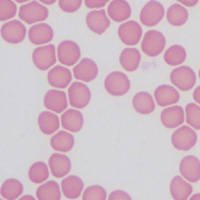
#> input picture blood.jpg, 200 x 200 px
$ jupyter execute --allow-errors 'スパースモデリング.ipynb'   (shell and % lines are left out)   (older library calls are emulated)
#> lines starting #> are read from the running program, lines starting #| are printed output that depends on the picture
[cell 1]
import cv2
import numpy as np
import os
import glob
import pandas as pd
import matplotlib.pyplot as plt
import seaborn as sns
from PIL import Image
import numpy as np
import random
custom_style = {'axes.labelcolor': 'white',
                'xtick.color': 'white',
                'ytick.color': 'white'}
sns.set_style("dark", rc=custom_style)
plt.style.use('dark_background')

[cell 2]
def addNoise(img, dB=10):
    mu = np.mean(img)
    sigma = np.std(img)
    noise= 10**(-dB/20)*np.reshape([random.gauss(mu, sigma) for i in range(np.size(img))], np.shape(img))
    img_noise = img + noise
    img_noise = (img_noise - img_noise.min()) / (img_noise.max() - img_noise.min()) * 255
    img_noise = np.round(img_noise).astype(np.float32)

    return img_noise

[cell 3]
img = cv2.imread("./blood.jpg")
#> img is the input picture: shape (200, 200, 3); mean B, G, R 197.4, 184, 209.2
img_gray = cv2.cvtColor(img, cv2.COLOR_BGR2GRAY)
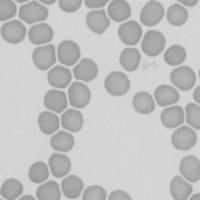
#> img_gray: shape (200, 200); min 146, max 220, mean 193.1
img_noise = addNoise(img_gray, dB=3)
#> in addNoise, `mu = np.mean(img)`: mu = 193.1
#> in addNoise, `sigma = np.std(img)`: sigma = 21.45
#> in addNoise, `noise= 10**(-dB/20)*np.reshape([random.gauss(mu, sigma) for i in range..`:
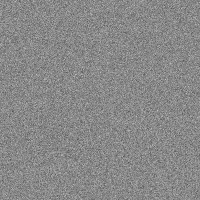
#> noise: shape (200, 200) float64; min 80.85, max 196.9, mean 136.8

# L1正則化

[cell 4]
def calcL1(img, alpha=200, lam=30):
#> called with alpha = 200, lam = 30
    b = img_noise - alpha
    return np.where(np.abs(b) - lam > 0, np.abs(b) - lam, 0) * np.sign(b) + alpha
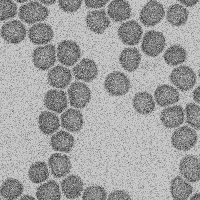
#> returned value: shape (200, 200) float32; min 30, max 225, mean 160.5

[cell 5]
plt.gray()
figs, axs = plt.subplots(1,3, figsize=(15,5))
axs[0].imshow(img_gray)
axs[1].imshow(img_noise)
axs[2].imshow(calcL1(img_noise))
#> call 2 of calcL1, with alpha = 140.8, lam = 30
#> in calcL1 (call 2), `return np.where(np.abs(b) - lam > 0, np.abs(b) - lam, 0) * np.sign(b) ..`:
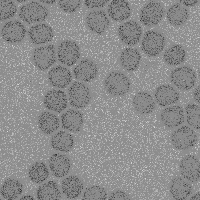
#> returned value: shape (200, 200) float32; min 30, max 225, mean 139.4

# Split Bregman

[cell 6]
def shrink(img, gamma):
    return np.sign(img) * np.where(np.abs(img) - gamma > 0, np.abs(img) - gamma, 0)

[cell 7]
def shrink2(x,y):
    t = np.abs(x) - y
    S = np.sign(x)*(t > 0) * t
    return S

[cell 8]
def Gauss_Seidel(img_u, dx, dy, bx, by, img, mu, lam):
    h, w = img_u.shape
    img_u_pad = np.pad(img_u, ((1,1), (1,1)), 'reflect')
    dx_pad = np.pad(dx, ((0,0),(1,0)), 'reflect')
    dy_pad = np.pad(dy, ((1,0),(0,0)), 'reflect')
    bx_pad = np.pad(bx, ((0,0),(1,0)), 'reflect')
    by_pad = np.pad(by, ((1,0),(0,0)), 'reflect')

    U = img_u_pad[1:-1, 2:] + img_u_pad[1:-1, :w ] + img_u_pad[2:, 1:-1] + img_u_pad[: h, 1:-1]
    D = dx_pad[:, : -1] - dx_pad[:, 1:] + dy_pad[:-1, :] - dy_pad[1:, :]
    B = -(bx_pad[:, : -1] - bx_pad[:, 1:] + by_pad[:-1, :] - by_pad[1:, :])

    return lam / (mu + 4*lam) * (U + D + B) + (mu / (mu + 4*lam)) * img

[cell 9]
def Gauss_Seidel2(img_u, dx, dy, bx, by, img, mu, lam):
    h, w = img_u.shape
    kernel1 = np.array([[0,1,0],[1,0,1],[0,1,0]])
    kernel2 = np.array([[0,0,0],[1,-1,0],[0,0,0]])
    kernel3 = np.array([[0,1,0],[0,-1,0],[0,0,0]])

    U = cv2.filter2D(img_u, -1, kernel1,borderType=cv2.BORDER_REFLECT)
    D = cv2.filter2D(dx, -1, kernel2,borderType=cv2.BORDER_REFLECT) + cv2.filter2D(dy, -1, kernel3,borderType=cv2.BORDER_REFLECT)
    B = -(cv2.filter2D(bx, -1, kernel2,borderType=cv2.BORDER_REFLECT) + cv2.filter2D(by, -1, kernel3,borderType=cv2.BORDER_REFLECT))

    return lam / (mu + 4*lam) * (U + D + B) + (mu / (mu + 4*lam)) * img

[cell 10]
def initialize(img):
    img_u = img.copy()
    dx = np.zeros(img.shape)
    dy = np.zeros(img.shape)
    bx = np.zeros(img.shape)
    by = np.zeros(img.shape)

    return img_u, dx, dy, bx, by

[cell 11]
def calcSplitBergman(img, log=True, mu=0.05, lam=0.01, steps=100, tol=0.1):

#> called with log = False, mu = 0.07, lam = 1, steps = 100, tol = 0.1
    img_u, dx, dy, bx, by = initialize(img)
#> dx: shape (200, 200) float64; every value is 0
    kernelX = np.array([[0,0,0],
                        [0,-1,1],
                        [0,0,0]])
    kernelY = np.array([[0,0,0],
                        [0,-1,0],
                        [0,1,0]])

    for step in range(steps):
        img_un = Gauss_Seidel2(img_u, dx, dy, bx, by, img, mu, lam)
        err = np.max(img_un - img_u)
        if np.mod(step, 10) == 0 and log==True:
            print("step: {}, error: {}".format(step, err))
        if err > tol:
            img_u = img_un.copy()
#             nabla_xu = np.pad(img_u, ((0,0), (0,1)), 'reflect')[:, 1:] - img_u
#             nabla_yu = np.pad(img_u, ((0,1), (0,0)), 'reflect')[1:, :] - img_u
            nabla_xu = cv2.filter2D(img_u, -1, kernelX,borderType=cv2.BORDER_REFLECT)
            nabla_yu = cv2.filter2D(img_u, -1, kernelY,borderType=cv2.BORDER_REFLECT)
            dx = shrink(nabla_xu + bx, 1 / lam)
            dy = shrink(nabla_yu + by, 1 / lam)
            bx = bx + nabla_xu - dx
            by = by + nabla_yu - dy

        else:
            break
#> this loop made 100 passes
#> err on passes 1 to 12: 114.5, 9.93, 6.16, 4.25, 3.12, 2.54, 2.5, 2.45, 2.41, 2.37, 2.29, 2.19
#> pass 1, in calcSplitBergman, `img_un = Gauss_Seidel2(img_u, dx, dy, bx, by, img, mu, lam)`:
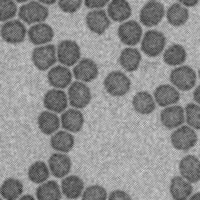
#> img_un: shape (200, 200) float64; min 37.19, max 219.3, mean 140.8
#> pass 1, in calcSplitBergman, `nabla_xu = cv2.filter2D(img_u, -1, kernelX,borderType=cv2.BORDER_REFLE..`:
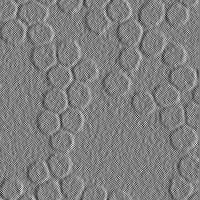
#> nabla_xu: shape (200, 200) float64; min -76.93, max 76.37, mean -0.1; drawn with min black and max white
#> after the loop:
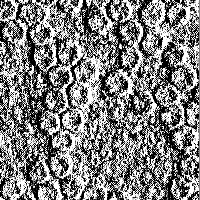
#> bx: shape (200, 200) float64; min -1, max 1, mean 0.00265; drawn with min black and max white
#> after the loop:
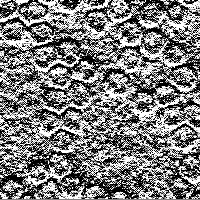
#> by: shape (200, 200) float64; min -1, max 1, mean -0.0087; drawn with min black and max white
#> after the loop:
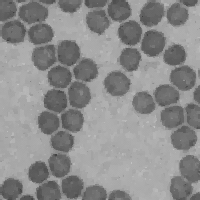
#> img_u: shape (200, 200) float64; min 61.4, max 195, mean 140.7
    return img_u

[cell 12]
img = cv2.imread("./blood.jpg", 0)
# img = cv2.cvtColor(img, cv2.COLOR_BGR2RGB)
img_noise = addNoise(img, dB=3)

[cell 13]
plt.gray()
figs, axs = plt.subplots(1,4, figsize=(20,5))
axs[0].imshow(img_gray)
axs[1].imshow(img_noise)
axs[2].imshow(calcL1(img_noise, alpha=img_noise.mean()).astype(np.int))
axs[3].imshow(calcSplitBergman(img_noise, lam=1, mu=0.07,log=False))
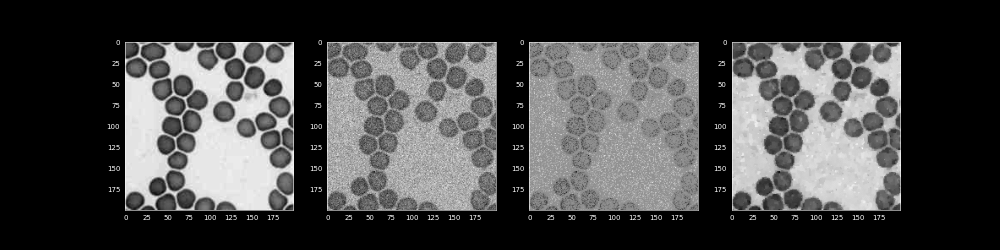
#> figure drawn by matplotlib, 4 panels
